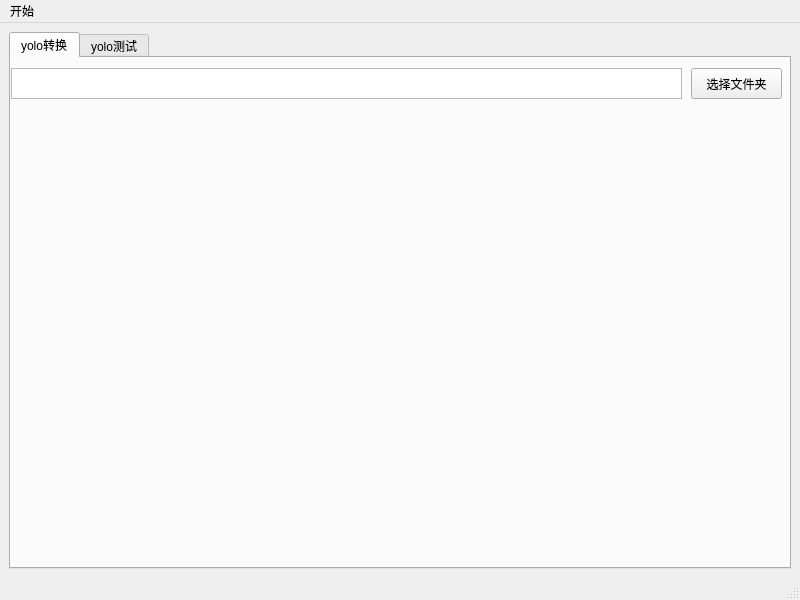
<?xml version="1.0" encoding="UTF-8"?>
<ui version="4.0">
 <class>MainWindow</class>
 <widget class="QMainWindow" name="MainWindow">
  <property name="geometry">
   <rect>
    <x>0</x>
    <y>0</y>
    <width>800</width>
    <height>600</height>
   </rect>
  </property>
  <property name="windowTitle">
   <string>MainWindow</string>
  </property>
  <widget class="QWidget" name="centralwidget">
   <layout class="QVBoxLayout" name="verticalLayout">
    <item>
     <widget class="QTabWidget" name="tabWidget">
      <property name="currentIndex">
       <number>0</number>
      </property>
      <widget class="QWidget" name="yolo_translate_tab">
       <attribute name="title">
        <string>yolo转换</string>
       </attribute>
       <widget class="QPlainTextEdit" name="floderPlainTextEdit">
        <property name="geometry">
         <rect>
          <x>0</x>
          <y>10</y>
          <width>671</width>
          <height>31</height>
         </rect>
        </property>
       </widget>
       <widget class="QPushButton" name="choseFloderPushButton">
        <property name="geometry">
         <rect>
          <x>680</x>
          <y>10</y>
          <width>91</width>
          <height>31</height>
         </rect>
        </property>
        <property name="text">
         <string>选择文件夹</string>
        </property>
       </widget>
      </widget>
      <widget class="QWidget" name="yolo_test_tab">
       <attribute name="title">
        <string>yolo测试</string>
       </attribute>
      </widget>
     </widget>
    </item>
   </layout>
  </widget>
  <widget class="QMenuBar" name="menubar">
   <property name="geometry">
    <rect>
     <x>0</x>
     <y>0</y>
     <width>800</width>
     <height>24</height>
    </rect>
   </property>
   <widget class="QMenu" name="menu">
    <property name="title">
     <string>开始</string>
    </property>
   </widget>
   <addaction name="menu"/>
  </widget>
  <widget class="QStatusBar" name="statusbar"/>
 </widget>
 <resources/>
 <connections/>
</ui>
